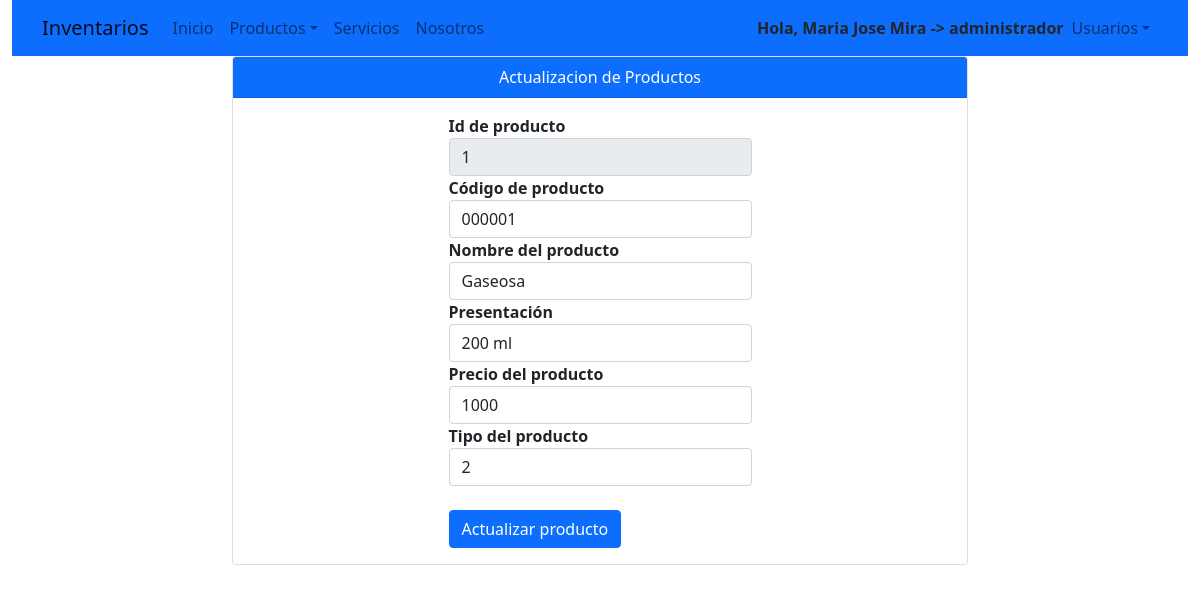
The app's page /index.php?controlador=productos&accion=actualizarRegistro&id=1 (signed in) with its own data.
### tables this page shows
CREATE TABLE IF NOT EXISTS `productos` (
  `id` int(11) NOT NULL AUTO_INCREMENT,
  `codigo` varchar(11) NOT NULL,
  `nombre` varchar(50) NOT NULL,
  `presentacion` varchar(50) NOT NULL,
  `precio` float NOT NULL,
  `id_tipo` int(11) NOT NULL,
  PRIMARY KEY (`id`),
  KEY `id_tipo` (`id_tipo`)
);

### controladores/controlador_productos.php (called while the page is built, shortened)
<?php
    include_once("modelos/producto.php");
    class ControladorProductos {
        public function actualizarRegistro(){
            $idProducto=$_GET['id'];
            $DatosProducto=Producto::BuscarProducto($idProducto);
            include_once "vistas/productos/actualizar.php";
            include_once "./vistas/productos/actualizar.php";
        }
    }
?>

### ruteador.php (called while the page is built, shortened)
<?php
    $objcontrolador = new $controlador();
    $objcontrolador -> $getaccion();
?>

### index.php (called while the page is built, shortened)
<?php
    include_once ("vistas/plantilla.php");
?>

### modelos/producto.php (called while the page is built, shortened)
<?php
    class Producto{
    public function __construct ($idP,$codP,$nombreP,$presentacionP,$precioP,$tipoP){
        $this->idProducto=$idP;
        $this->codProducto=$codP;
        $this->nombreProducto=$nombreP;
        $this->presentacionProducto=$presentacionP;
        $this->precioProducto=$precioP;
        $this->tipoProducto=$tipoP;
    }
    public static function BuscarProducto($idProducto){
        $conexionBaseDatos=BaseDatos::crearInstancia();
        $sql=$conexionBaseDatos -> prepare ("SELECT * FROM productos WHERE id=?");
        $sql->execute (array($idProducto));
        $producto=$sql->fetch();
        return new Producto($producto['id'],$producto['codigo'],$producto['nombre'],$producto['presentacion'],$producto['precio'],$producto['id_tipo']);
    }
    }
?>

### vistas/productos/actualizar.php (the view)
<?php
    include_once("./modelos/producto.php");
?>
<div class="container">
    <div class="row d-flex flex-grid justify-content-center">
        <div class="col-md-8">
            <div class="card card-color">
                <div class="card-header text-white bg-primary text-center">
                    Actualizacion de Productos
                </div>
                <div class="card-body">
                    <div class="container col-sm-6">
                        <form method="POST" action="">
                            <div class = "form-group">
                                <label for="inputid"> <strong> Id de producto </strong></label>
                                <input type="text" value="<?php echo $DatosProducto->idProducto; ?>" name="txtid" class="form-control" id="inputid" disabled>
                            </div>
                            <div class = "form-group">
                                <label for="inputcodigo"> <strong> Código de producto </strong></label>
                                <input type="text" value="<?php echo $DatosProducto->codProducto; ?>" name="txtcodigo" class="form-control" id="inputcodigo" >
                            </div>
                            <div class = "form-group">
                                <label for="inputnombre"> <strong> Nombre del producto </strong></label>
                                <input type="text" value="<?php echo $DatosProducto->nombreProducto; ?>" name="txtnombre" class="form-control" id="inputnombre" >
                            </div>
                            <div class = "form-group">
                                <label for="inputpresentacion"> <strong> Presentación </strong></label>
                                <input type="text" value="<?php echo $DatosProducto->presentacionProducto; ?>"  name="txtpresentacion" class="form-control" id="inputpresentacion" >
                            </div>
                            <div class = "form-group">
                                <label for="inputprecio"> <strong> Precio del producto </strong></label>
                                <input type="text" value="<?php echo $DatosProducto->precioProducto; ?>" name="txtprecio" class="form-control" id="inputprecio" >
                            </div>
                            <div class = "form-group">
                                <label for="inputtipo"> <strong> Tipo del producto </strong></label>
                                <input type="text" value="<?php echo $DatosProducto->tipoProducto; ?>" name="txttipo" class="form-control" id="inputtipo" >
                            </div>
                            <br>
                            <button type="submit" class="btn btn-primary"> Actualizar producto  </button>
                        </form>
                    </div>
                </div>
            </div>
        </div>
    </div>
</div>

### records on screen
productos: txtid "1", txtcodigo "000001", txtnombre "Gaseosa", txtpresentacion "200 ml", txtprecio "1000", txttipo "2"

### other values on screen
$_SESSION["usuario"]['nombre'] "Maria Jose Mira"
$_SESSION["usuario"]['perfil'] "administrador"
